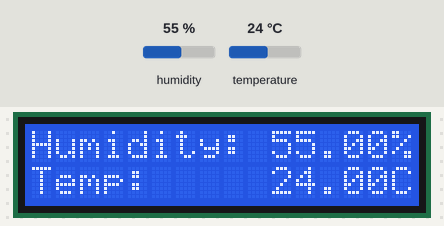
Recording of a sketch running on a simulated Arduino Uno, built with avr-gcc and run on an emulated ATmega328P. Shown: 16×2 character LCD. The inputs (shaded band) are chosen by the test bench; at power-on: humidity 55 %, temperature 24 °C.

Above: at 1.2 s.
1.3 s: humidity set to 22 %
At 3.1 s:
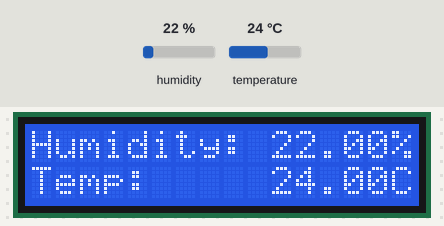
4.0 s: temperature set to 12 °C
At 4.5 s:
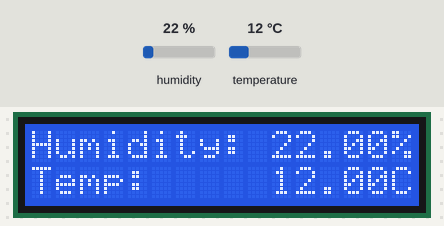
6.7 s: humidity set to 40 %
At 8.5 s:
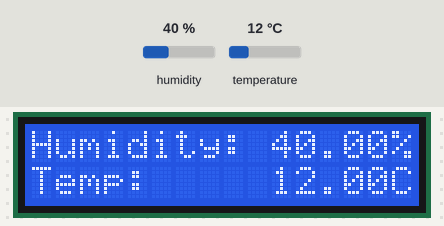
9.7 s: temperature set to 19 °C
At 11.0 s:
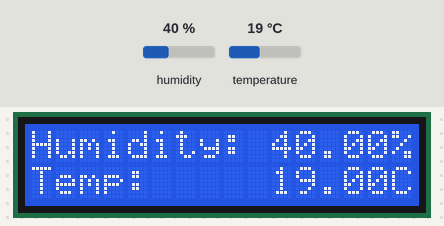
Timing chart, 0 to 12.7 s (numbered marks = the images above; inputs shaded):
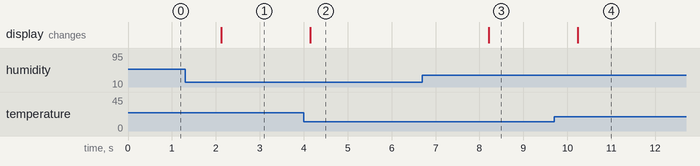

Measured:
- after the input at 1.3 s, the display: changes after 0.82 s (image 1)
- after the input at 4.0 s, the display: changes after 0.15 s (image 2)
- after the input at 6.7 s, the display: changes after 1.5 s (image 3)
- after the input at 9.7 s, the display: changes after 0.54 s (image 4)

The sketch:

Arduino-Temperature-Humidity.ino
```cpp
#include <LiquidCrystal.h>
#include "DHT.h"
#define DHTTYPE DHT11

const int DHTPIN = 6, RS = 7, EN = 8, D4 = 9, D5 = 10, D6 = 11, D7 = 12;
DHT dht(DHTPIN, DHTTYPE);

LiquidCrystal lcd(RS, EN, D4, D5, D6, D7);

void setup()
{
  Serial.begin(9600);
  // inialize the LCD
  lcd.begin(16, 2);
  lcd.print("Initializing....");
  // initialize DHT11 sensor
  dht.begin();
}

void loop()
{

  // read humidity
  float humidity = dht.readHumidity();
  // read temperature as Celcium
  float temperature = dht.readTemperature();

  // check for fail reading
  if (isnan(humidity)) {
    Serial.println("Failed to read humidity!");
  }
  else{
    lcd.setCursor(0, 0);
    lcd.print("Humidity: ");
    lcd.print(humidity);
    lcd.print("%");
  }
  if (isnan(temperature)){
    Serial.println("Failed to read temperature!");
  }
  else {
    lcd.setCursor(0, 1);
    lcd.print("Temp:     ");
    lcd.print(temperature);
    lcd.print("C");
  }

  // delay for the next iteration
  delay(2000);
}
```
